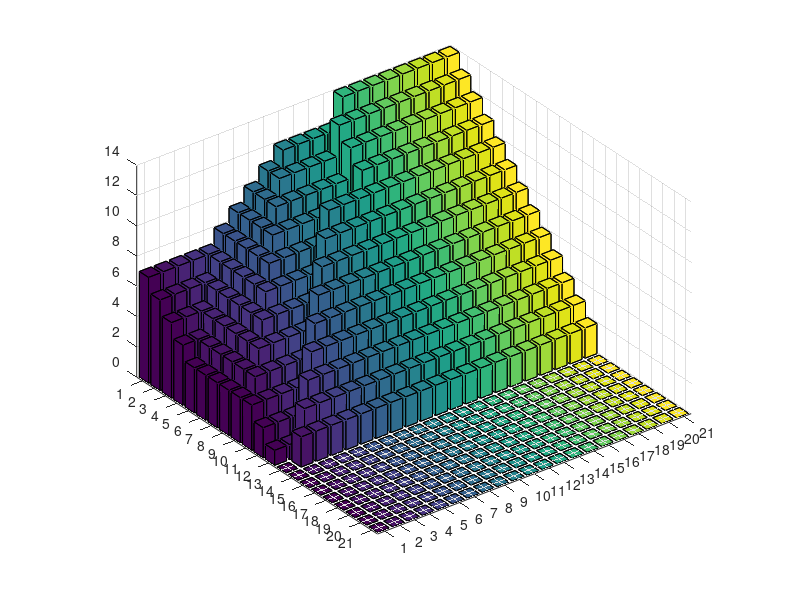

Here is the MATLAB script that generated this plot: (Note: this script raises an error after producing the figure.)
function Draw3DGroupBar
% Set up two random data sets

clear;
close all;

Q1 = [7	7	7	7	7	8	9	10	11	12	12	12	12	14	14	14	14	14	14	14	14
6	6	6	6	7	8	9	10	11	11	11	11	13	13	13	13	13	13	13	13	13
5	5	5	6	7	8	9	10	10	10	10	10	12	12	12	12	12	12	12	12	12
4	4	5	6	7	8	9	9	9	9	9	9	11	11	11	11	11	11	11	11	11
3	4	5	6	7	8	8	8	8	10	10	10	10	10	10	10	10	10	10	10	10
3	4	5	6	7	7	7	7	9	9	9	9	9	9	9	9	9	9	9	9	9
3	4	5	6	6	6	6	8	8	8	8	8	8	8	8	8	8	8	8	8	8
3	4	5	5	5	5	7	7	7	7	7	7	7	7	7	7	7	7	7	7	7
3	4	4	4	4	6	6	6	6	6	6	6	6	6	6	6	6	6	6	6	6
3	3	3	3	5	5	5	5	5	5	5	5	5	5	5	5	5	5	5	5	5
2	2	2	4	4	4	4	4	4	4	4	4	4	4	4	4	4	4	4	4	4
1	1	3	3	3	3	3	3	3	3	3	3	3	3	3	3	3	3	3	3	3
0	2	2	2	2	2	2	2	2	2	2	2	2	2	2	2	2	2	2	2	2
0	0	0	0	0	0	0	0	0	0	0	0	0	0	0	0	0	0	0	0	0
0	0	0	0	0	0	0	0	0	0	0	0	0	0	0	0	0	0	0	0	0
0	0	0	0	0	0	0	0	0	0	0	0	0	0	0	0	0	0	0	0	0
0	0	0	0	0	0	0	0	0	0	0	0	0	0	0	0	0	0	0	0	0
0	0	0	0	0	0	0	0	0	0	0	0	0	0	0	0	0	0	0	0	0
0	0	0	0	0	0	0	0	0	0	0	0	0	0	0	0	0	0	0	0	0
0	0	0	0	0	0	0	0	0	0	0	0	0	0	0	0	0	0	0	0	0
0	0	0	0	0	0	0	0	0	0	0	0	0	0	0	0	0	0	0	0	0
];

Q2 = [8	8	8	8	8	7	6	5	4	3	3	3	2	1	0	0	0	0	0	0	0
9	9	9	9	8	7	6	5	4	4	4	3	2	1	0	0	0	0	0	0	0
10	10	10	9	8	7	6	5	5	5	4	3	2	1	0	0	0	0	0	0	0
11	11	10	9	8	7	6	6	6	5	4	3	2	1	0	0	0	0	0	0	0
12	11	10	9	8	7	7	7	6	5	4	3	2	1	0	0	0	0	0	0	0
12	11	10	9	8	8	8	7	6	5	4	3	2	1	0	0	0	0	0	0	0
12	11	10	9	9	9	8	7	6	5	4	3	2	1	0	0	0	0	0	0	0
12	11	10	10	10	9	8	7	6	5	4	3	2	1	0	0	0	0	0	0	0
12	11	11	11	10	9	8	7	6	5	4	3	2	1	0	0	0	0	0	0	0
12	12	12	11	10	9	8	7	6	5	4	3	2	1	0	0	0	0	0	0	0
13	13	12	11	10	9	8	7	6	5	4	3	2	1	0	0	0	0	0	0	0
14	13	12	11	10	9	8	7	6	5	4	3	2	1	0	0	0	0	0	0	0
14	13	12	11	10	9	8	7	6	5	4	3	2	1	0	0	0	0	0	0	0
14	13	12	11	10	9	8	7	6	5	4	3	2	1	0	0	0	0	0	0	0
14	13	12	11	10	9	8	7	6	5	4	3	2	1	0	0	0	0	0	0	0
14	13	12	11	10	9	8	7	6	5	4	3	2	1	0	0	0	0	0	0	0
14	13	12	11	10	9	8	7	6	5	4	3	2	1	0	0	0	0	0	0	0
14	13	12	11	10	9	8	7	6	5	4	3	2	1	0	0	0	0	0	0	0
14	13	12	11	10	9	8	7	6	5	4	3	2	1	0	0	0	0	0	0	0
14	13	12	11	10	9	8	7	6	5	4	3	2	1	0	0	0	0	0	0	0
14	13	12	11	10	9	8	7	6	5	4	3	2	1	0	0	0	0	0	0	0
];


data1 = Q1;
data2 = Q2;

% plot the first data set

bh1 = bar3(data1);

% Loop through each row and shift bars upwards

for i=1:length(bh1)
      zz = get(bh1(i),'Zdata');
      k = 1;

      % Bars are defined by 6 faces(?), adding values from data2 will
      % shift the bars upwards accordingly, I'm sure this could be made
      % better!
      for j = 0:6:(6*length(bh1)-6)  
             zz(j+1:j+6,:)=zz(j+1:j+6,:)+data2(k,i);
             k=k+1;
      end

      % Reset Zdata in chart
      set(bh1(i),'Zdata',zz);
end

% Set face colour to red for data1

set(bh1,'FaceColor',[1 0 0]);

% Apply hold so that data2 can be plotted

hold on;

% Plot data2
bh2=bar3(data2);

% Set face color to blue

set(bh2,'FaceColor',[0 1 0]);

xlabel('x2');
ylabel('x1');

set(gca,'XTick', 0:5:20)
set(gca,'YTick', 0:5:20)
xlim([0, 20]);
xlim([0, 20]);
legend([bh1(1), bh2(1)], {'Q_1^\ast', 'Q_2^\ast'});

hold off;
end